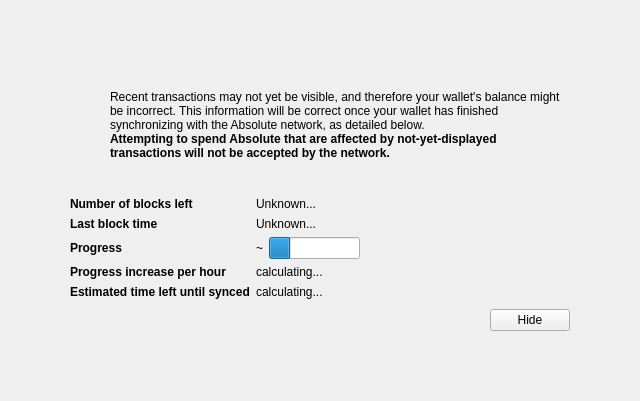
<?xml version="1.0" encoding="UTF-8"?>
<ui version="4.0">
 <class>ModalOverlay</class>
 <widget class="ModalOverlay" name="ModalOverlay">
  <property name="geometry">
   <rect>
    <x>0</x>
    <y>0</y>
    <width>640</width>
    <height>401</height>
   </rect>
  </property>
  <property name="windowTitle">
   <string>Form</string>
  </property>
  <layout class="QVBoxLayout" name="verticalLayout" stretch="0">
   <property name="sizeConstraint">
    <enum>QLayout::SetDefaultConstraint</enum>
   </property>
   <property name="leftMargin">
    <number>0</number>
   </property>
   <property name="topMargin">
    <number>0</number>
   </property>
   <property name="rightMargin">
    <number>0</number>
   </property>
   <property name="bottomMargin">
    <number>0</number>
   </property>
   <item>
    <widget class="QWidget" name="bgWidget" native="true">
     <property name="styleSheet">
      <string notr="true"/>
     </property>
     <layout class="QVBoxLayout" name="verticalLayoutMain" stretch="0">
      <property name="leftMargin">
       <number>60</number>
      </property>
      <property name="topMargin">
       <number>60</number>
      </property>
      <property name="rightMargin">
       <number>60</number>
      </property>
      <property name="bottomMargin">
       <number>60</number>
      </property>
      <item>
       <widget class="QWidget" name="contentWidget" native="true">
        <property name="styleSheet">
         <string notr="true"/>
        </property>
        <layout class="QVBoxLayout" name="verticalLayoutSub" stretch="1,0,0,0,0">
         <property name="spacing">
          <number>0</number>
         </property>
         <property name="leftMargin">
          <number>10</number>
         </property>
         <property name="topMargin">
          <number>10</number>
         </property>
         <property name="rightMargin">
          <number>10</number>
         </property>
         <property name="bottomMargin">
          <number>10</number>
         </property>
         <item>
          <layout class="QHBoxLayout" name="horizontalLayoutIconText" stretch="0,1">
           <property name="topMargin">
            <number>20</number>
           </property>
           <item>
            <layout class="QVBoxLayout" name="verticalLayoutIcon">
             <property name="leftMargin">
              <number>0</number>
             </property>
             <item>
              <widget class="QPushButton" name="warningIcon">
               <property name="enabled">
                <bool>false</bool>
               </property>
               <property name="text">
                <string/>
               </property>
               <property name="icon">
                <iconset>
                 <normaloff>:/icons/warning</normaloff>
                 <disabledoff>:/icons/warning</disabledoff>:/icons/warning</iconset>
               </property>
               <property name="iconSize">
                <size>
                 <width>48</width>
                 <height>48</height>
                </size>
               </property>
               <property name="flat">
                <bool>true</bool>
               </property>
              </widget>
             </item>
             <item>
              <spacer name="verticalSpacerWarningIcon">
               <property name="orientation">
                <enum>Qt::Vertical</enum>
               </property>
               <property name="sizeHint" stdset="0">
                <size>
                 <width>20</width>
                 <height>40</height>
                </size>
               </property>
              </spacer>
             </item>
            </layout>
           </item>
           <item>
            <layout class="QVBoxLayout" name="verticalLayoutInfoText">
             <property name="leftMargin">
              <number>0</number>
             </property>
             <property name="topMargin">
              <number>0</number>
             </property>
             <item>
              <widget class="QLabel" name="infoText">
               <property name="text">
                <string>Recent transactions may not yet be visible, and therefore your wallet's balance might be incorrect. This information will be correct once your wallet has finished synchronizing with the Absolute network, as detailed below.</string>
               </property>
               <property name="textFormat">
                <enum>Qt::RichText</enum>
               </property>
               <property name="wordWrap">
                <bool>true</bool>
               </property>
              </widget>
             </item>
             <item>
              <widget class="QLabel" name="infoTextStrong">
               <property name="font">
                <font>
                 <weight>75</weight>
                 <bold>true</bold>
                </font>
               </property>
               <property name="text">
                <string>Attempting to spend Absolute that are affected by not-yet-displayed transactions will not be accepted by the network.</string>
               </property>
               <property name="textFormat">
                <enum>Qt::RichText</enum>
               </property>
               <property name="wordWrap">
                <bool>true</bool>
               </property>
              </widget>
             </item>
             <item>
              <spacer name="verticalSpacerInTextSpace">
               <property name="orientation">
                <enum>Qt::Vertical</enum>
               </property>
               <property name="sizeHint" stdset="0">
                <size>
                 <width>20</width>
                 <height>40</height>
                </size>
               </property>
              </spacer>
             </item>
            </layout>
           </item>
          </layout>
         </item>
         <item>
          <spacer name="verticalSpacerAfterText">
           <property name="orientation">
            <enum>Qt::Vertical</enum>
           </property>
           <property name="sizeHint" stdset="0">
            <size>
             <width>20</width>
             <height>40</height>
            </size>
           </property>
          </spacer>
         </item>
         <item>
          <layout class="QFormLayout" name="formLayout">
           <property name="fieldGrowthPolicy">
            <enum>QFormLayout::FieldsStayAtSizeHint</enum>
           </property>
           <property name="horizontalSpacing">
            <number>6</number>
           </property>
           <property name="verticalSpacing">
            <number>6</number>
           </property>
           <property name="topMargin">
            <number>10</number>
           </property>
           <item row="0" column="0">
            <widget class="QLabel" name="labelNumberOfBlocksLeft">
             <property name="font">
              <font>
               <weight>75</weight>
               <bold>true</bold>
              </font>
             </property>
             <property name="text">
              <string>Number of blocks left</string>
             </property>
            </widget>
           </item>
           <item row="0" column="1">
            <widget class="QLabel" name="numberOfBlocksLeft">
             <property name="text">
              <string>Unknown...</string>
             </property>
            </widget>
           </item>
           <item row="1" column="0">
            <widget class="QLabel" name="labelLastBlockTime">
             <property name="font">
              <font>
               <weight>75</weight>
               <bold>true</bold>
              </font>
             </property>
             <property name="text">
              <string>Last block time</string>
             </property>
            </widget>
           </item>
           <item row="1" column="1">
            <widget class="QLabel" name="newestBlockDate">
             <property name="sizePolicy">
              <sizepolicy hsizetype="Maximum" vsizetype="Preferred">
               <horstretch>0</horstretch>
               <verstretch>0</verstretch>
              </sizepolicy>
             </property>
             <property name="text">
              <string>Unknown...</string>
             </property>
            </widget>
           </item>
           <item row="2" column="0">
            <widget class="QLabel" name="labelSyncDone">
             <property name="font">
              <font>
               <weight>75</weight>
               <bold>true</bold>
              </font>
             </property>
             <property name="text">
              <string>Progress</string>
             </property>
            </widget>
           </item>
           <item row="2" column="1">
            <layout class="QHBoxLayout" name="horizontalLayoutSync" stretch="0,1">
             <item>
              <widget class="QLabel" name="percentageProgress">
               <property name="text">
                <string>~</string>
               </property>
              </widget>
             </item>
             <item>
              <widget class="QProgressBar" name="progressBar">
               <property name="value">
                <number>24</number>
               </property>
               <property name="format">
                <string/>
               </property>
              </widget>
             </item>
            </layout>
           </item>
           <item row="4" column="0">
            <widget class="QLabel" name="labelProgressIncrease">
             <property name="font">
              <font>
               <weight>75</weight>
               <bold>true</bold>
              </font>
             </property>
             <property name="text">
              <string>Progress increase per hour</string>
             </property>
            </widget>
           </item>
           <item row="4" column="1">
            <widget class="QLabel" name="progressIncreasePerH">
             <property name="text">
              <string>calculating...</string>
             </property>
            </widget>
           </item>
           <item row="5" column="0">
            <widget class="QLabel" name="labelEstimatedTimeLeft">
             <property name="font">
              <font>
               <weight>75</weight>
               <bold>true</bold>
              </font>
             </property>
             <property name="text">
              <string>Estimated time left until synced</string>
             </property>
            </widget>
           </item>
           <item row="5" column="1">
            <widget class="QLabel" name="expectedTimeLeft">
             <property name="text">
              <string>calculating...</string>
             </property>
            </widget>
           </item>
          </layout>
         </item>
         <item>
          <layout class="QHBoxLayout" name="horizontalLayoutButtons">
           <property name="leftMargin">
            <number>10</number>
           </property>
           <property name="topMargin">
            <number>10</number>
           </property>
           <item>
            <spacer name="horizontalSpacer">
             <property name="orientation">
              <enum>Qt::Horizontal</enum>
             </property>
             <property name="sizeHint" stdset="0">
              <size>
               <width>40</width>
               <height>20</height>
              </size>
             </property>
            </spacer>
           </item>
           <item>
            <widget class="QPushButton" name="closeButton">
             <property name="text">
              <string>Hide</string>
             </property>
            </widget>
           </item>
          </layout>
         </item>
         <item>
          <layout class="QVBoxLayout" name="verticalLayout_2">
           <item>
            <spacer name="verticalSpacer">
             <property name="orientation">
              <enum>Qt::Vertical</enum>
             </property>
             <property name="sizeHint" stdset="0">
              <size>
               <width>20</width>
               <height>40</height>
              </size>
             </property>
            </spacer>
           </item>
          </layout>
         </item>
        </layout>
       </widget>
      </item>
     </layout>
    </widget>
   </item>
  </layout>
 </widget>
 <customwidgets>
  <customwidget>
   <class>ModalOverlay</class>
   <extends>QWidget</extends>
   <header>modaloverlay.h</header>
   <container>1</container>
  </customwidget>
 </customwidgets>
 <resources/>
 <connections/>
</ui>
